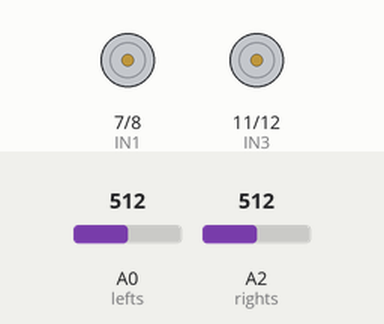
Recording of a sketch running on a simulated Arduino Uno, built with avr-gcc and run on an emulated ATmega328P. On the bench: motor-driver pin pairs drawn as motors (green arrow = first pin HIGH = forward, orange = second pin HIGH = backward, longer = more drive, scaled by the enable pin). The test bench sets the inputs (shaded band); at power-on: A0 (lefts) = 512, A2 (rights) = 512.

Above: at 1.2 s.
1.3 s: A0 (lefts) set to 359
2.8 s: A0 (lefts) set to 341
At 3.6 s:
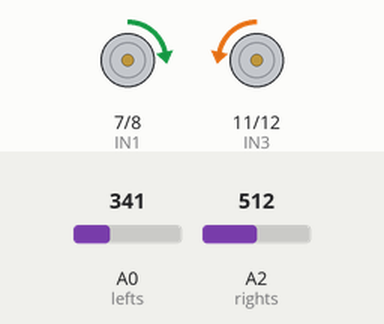
4.3 s: A2 (rights) set to 367
5.8 s: A2 (rights) set to 338
At 7.0 s:
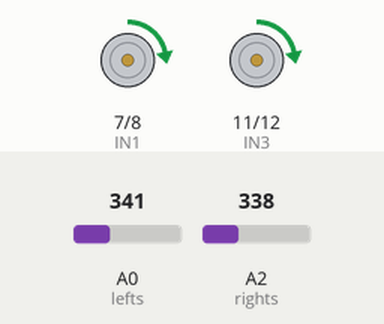
7.3 s: A0 (lefts) set to 439
8.8 s: A0 (lefts) set to 468
At 9.4 s:
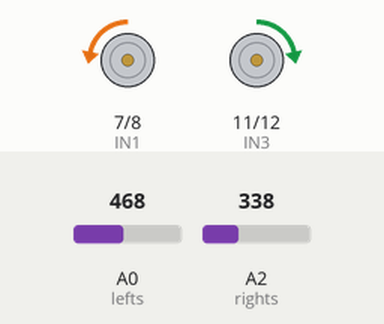
Timing chart, 0 to 11.3 s (numbered marks = the images above; inputs shaded):
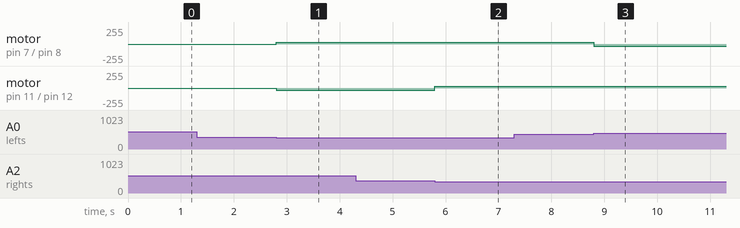

The sketch:

Koog_LT_Hysteresis_threshold_240608.ino
```cpp
// Defining pins and variables
#define lefts A0
#define rights A2

// Motor 1 control pins
#define ENA 9
#define IN1 7
#define IN2 8

// Motor 2 control pins
#define ENB 10
#define IN3 11
#define IN4 12

// Hysteresis threshold
#define THRESHOLD 400
#define HYSTERESIS 50

void setup() {
  // Setting motor control pins as output
  pinMode(ENA, OUTPUT);
  pinMode(IN1, OUTPUT);
  pinMode(IN2, OUTPUT);
  pinMode(ENB, OUTPUT);
  pinMode(IN3, OUTPUT);
  pinMode(IN4, OUTPUT);

  // Setting sensor pins as input
  pinMode(lefts, INPUT);
  pinMode(rights, INPUT);

  // Setting initial motor speed
  analogWrite(ENA, 30); // Motor 1 speed
  analogWrite(ENB, 30); // Motor 2 speed
}

void loop() {
  int leftSensorValue = analogRead(lefts);
  int rightSensorValue = analogRead(rights);

  // There is reflected light from the surface (no line)
  if (leftSensorValue <= (THRESHOLD - HYSTERESIS) && rightSensorValue <= (THRESHOLD - HYSTERESIS)) {
    // Go forward
    digitalWrite(IN1, HIGH);
    digitalWrite(IN2, LOW);
    digitalWrite(IN3, HIGH);
    digitalWrite(IN4, LOW);
  }
  // Line detected by left sensor (no light reflected to left sensor), robot turns left
  else if (leftSensorValue > (THRESHOLD + HYSTERESIS) && rightSensorValue <= (THRESHOLD - HYSTERESIS)) {
    // Turn left
    digitalWrite(IN1, LOW);
    digitalWrite(IN2, HIGH);
    digitalWrite(IN3, HIGH);
    digitalWrite(IN4, LOW);
  }
  // Line detected by right sensor (no light reflected to right sensor), robot turns right
  else if (leftSensorValue <= (THRESHOLD - HYSTERESIS) && rightSensorValue > (THRESHOLD + HYSTERESIS)) {
    // Turn right
    digitalWrite(IN1, HIGH);
    digitalWrite(IN2, LOW);
    digitalWrite(IN3, LOW);
    digitalWrite(IN4, HIGH);
  }
  // Both sensors receive no reflected light
  else if (leftSensorValue > (THRESHOLD + HYSTERESIS) && rightSensorValue > (THRESHOLD + HYSTERESIS)) {
    // Stop
    digitalWrite(IN1, LOW);
    digitalWrite(IN2, LOW);
    digitalWrite(IN3, LOW);
    digitalWrite(IN4, LOW);
  }
}
```

Measured:
- the behaviour switches between 351 and 350 on A2 (rights) (found by bisection; images 1 and 2)
- the behaviour switches between 450 and 451 on A0 (lefts) (found by bisection; images 2 and 3)
- after the input at 1.3 s, every drawn part: stays the same
- after the input at 2.8 s, motor on pin 7 (IN1) / pin 8 (IN2): stopped → forward 30/255 at once; motor on pin 11 (IN3) / pin 12 (IN4): stopped → backward 30/255 at once
- after the input at 4.3 s, every drawn part: stays the same
- after the input at 5.8 s, motor on pin 11 (IN3) / pin 12 (IN4): backward 30/255 → forward 30/255 at once
- after the input at 7.3 s, every drawn part: stays the same
- after the input at 8.8 s, motor on pin 7 (IN1) / pin 8 (IN2): forward 30/255 → backward 30/255 at once
